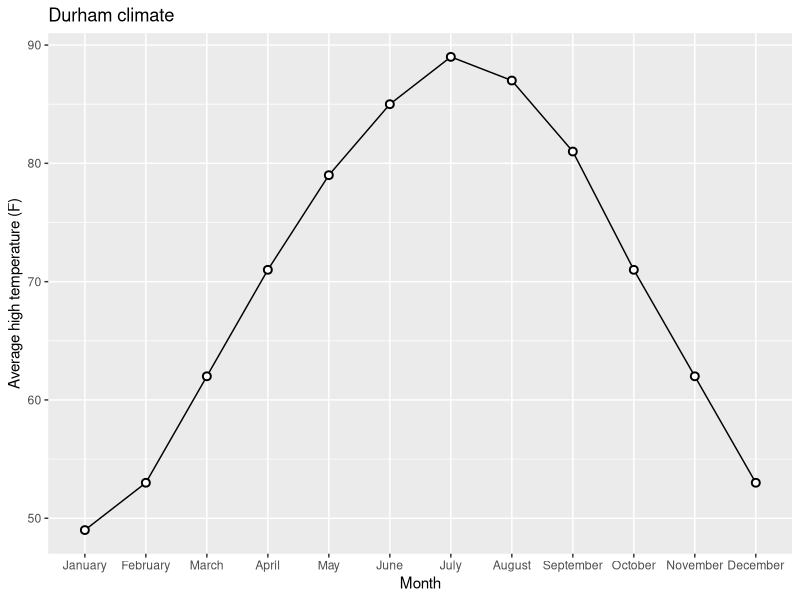
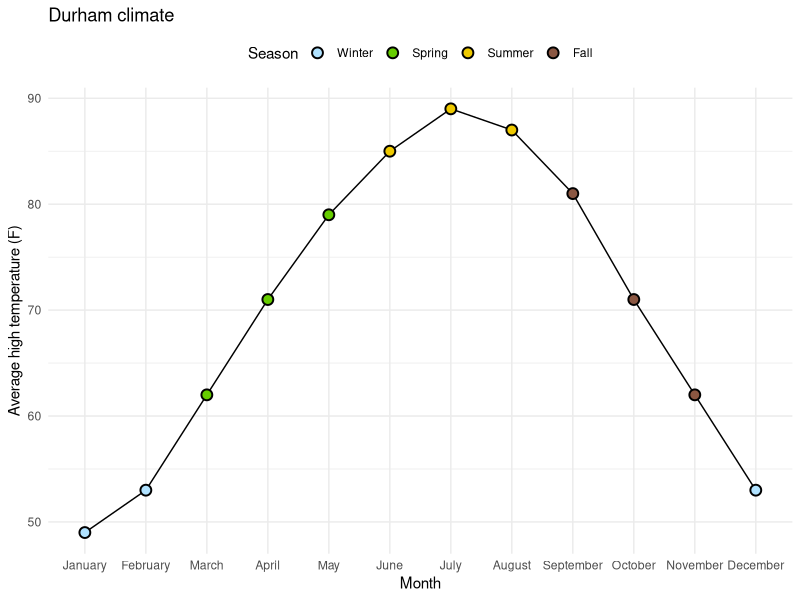

The R source for these figures, in order:
## ---- chunk 1
library(tidyverse)
## ---- chunk 2
durham_climate <- read_csv("data/durham-climate.csv")
## ---- chunk 3
durham_climate <- durham_climate |>
  mutate(month = fct_relevel(month, c("January", "February", "March",
                                      "April", "May", "June", "July", "August", 
                                      "September", "October", "November", "December")))
## ---- chunk 4
ggplot(
  durham_climate, 
  aes(x = month, y = avg_high_f, group = 1)
  ) +
  geom_line() +
  geom_point(
    shape = "circle filled", size = 2,
    color = "black", fill = "white", stroke = 1
  ) +
  labs(
    x = "Month",
    y = "Average high temperature (F)",
    title = "Durham climate"
  )
## ---- chunk 5
durham_climate <- durham_climate |>
  mutate(month = fct_relevel(month, c("January", "February", "March",
                                      "April", "May", "June", "July",
                                      "August", "September", "October",
                                      "November", "December")))
durham_climate <- durham_climate |>
  mutate( season = case_when(
      month %in% c("December", "January", "February") ~ "Winter",
      month %in% c("March", "April", "May") ~ "Spring",
      month %in% c("June", "July", "August") ~ "Summer",
      month %in% c("September", "October", "November") ~ "Fall",)
    ) |>
  mutate(season = fct_relevel(season, "Winter", "Spring", "Summer", "Fall"))
durham_climate |> ggplot(aes(x = month, y = avg_high_f,
                             group = 1, fill = season)) +
  geom_line() +
  geom_point(shape = "circle filled", size = 3, stroke = 1) +
  scale_fill_manual(
    values = c(
        "Winter" = "lightskyblue1",
        "Spring" = "chartreuse3",
        "Summer" = "gold2",
        "Fall" = "lightsalmon4")) +
  labs(
      x = "Month",
      y = "Average high temperature (F)",
      title = "Durham climate",
      fill = "Season") +
  theme_minimal() +
  theme(legend.position = "top")
## ---- chunk 6
durham_climate <- durham_climate |>
  pivot_longer(cols = c(avg_high_f, avg_low_f),
                               names_to = "temp_type", 
                               values_to = "temp")
